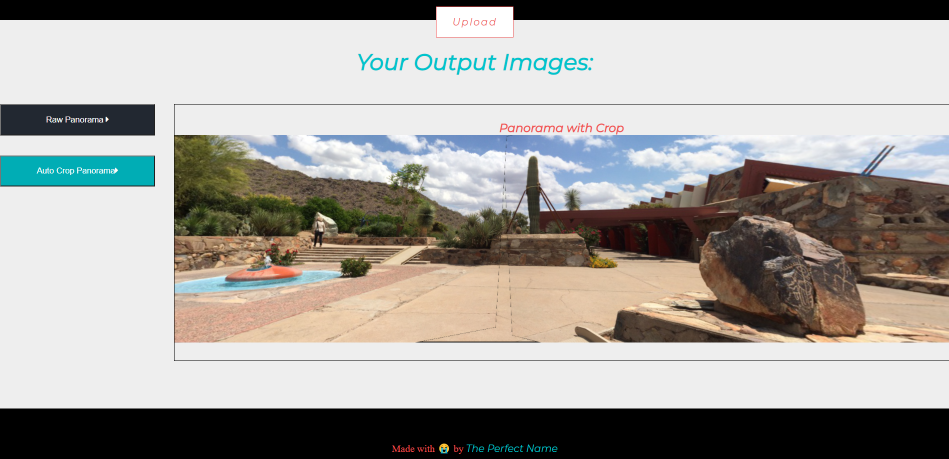
#> input picture sample.png, 1898 x 918 px (shown at 1/2 size); its folder holds only this picture in this run; the run also reads 1 picture not shown here
$ python test.py . sample.png sample.png   (older library calls are emulated)
#> lines starting #> are read from the running program, lines starting #| are printed output that depends on the picture; after the words box and inside, x2 and y2 are one past the last pixel; in counts of white or black regions, pixels touching at a corner belong together
import os
import sys
import cv2
import math
import numpy as np
import imutils

from numpy import linalg


class Stitch(object):

    def __init__(self, image_dir, key_frame, output_dir, img_filter=None):
        '''
        image_dir: 'directory' containing all images
        key_frame: 'dir/name.jpg' of the base image
        output_dir: 'directory' where to save output images
        optional:
           img_filter = 'JPG'; None->Take all images
        '''
#> called with image_dir = '.', key_frame = 'sample.png', output_dir = 'sample.png'

        self.key_frame_file = os.path.split(key_frame)[-1]
        print(self.key_frame_file)
        self.output_dir = output_dir
        print(os.path.split(key_frame))
        print(os.listdir(image_dir))
        print(key_frame)


        # Open the directory given in the arguments
        self.dir_list = []
        try:
            self.dir_list = os.listdir(image_dir)
            if img_filter:
                # remove all files that doen't end with .[image_filter]
                self.dir_list = list(filter(lambda x: x.find(img_filter) > -1, self.dir_list))
            try: #remove Thumbs.db, is existent (windows only)
                self.dir_list.remove('.DS_Store')
            except ValueError:
                pass


        except:
            # print >> sys.stderr, ("Unable to open directory: %s" % image_dir)
            sys.exit(-1)

        self.dir_list = map(lambda x: os.path.join(image_dir, x), self.dir_list)

        self.dir_list = list(filter(lambda x: x != key_frame, self.dir_list))

        base_img_rgb = cv2.imread(key_frame)
#> base_img_rgb is the input picture: shape (918, 1898, 3); mean B, G, R 155.6, 160.1, 163
        if base_img_rgb.all() == None:
            raise IOError("%s doesn't exist" %key_frame)

        final_img = self.stitch(base_img_rgb, 0)
#> in stitch, `base_img = cv2.GaussianBlur(cv2.cvtColor(base_img_rgb,cv2.COLOR_BGR2GR..`:
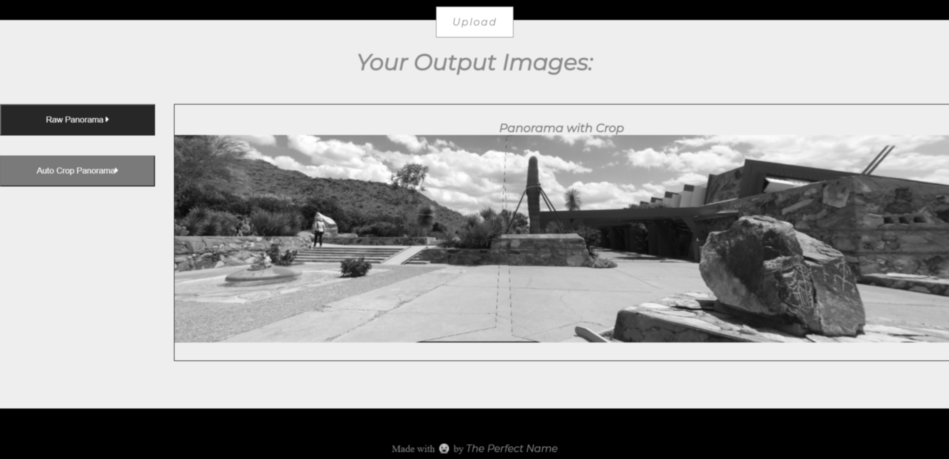
#> base_img: shape (918, 1898) (shown at 1/2 size); min 0, max 255, mean 160.4
#> in stitch, `base_features, base_descs = detector.detectAndCompute(base_img, None)`: base_features = 2660 keypoints; strongest (x, y, size): (214, 238, 4.3), (273, 238, 47.9), (888, 895, 12.8), (880, 21, 12.1)
#> in stitch, `next_features, next_descs = detector.detectAndCompute(next_img, None)`: next_features has the same summary as base_features
#> in stitch, `matches = matcher.knnMatch(next_descs, trainDescriptors=base_descs, k=2)`: matches = 2660 matches


    def filter_matches(self, matches, ratio = 0.75):
        filtered_matches = []
        for m in matches:
            if len(m) == 2 and m[0].distance < m[1].distance * ratio:
                filtered_matches.append(m[0])

        return filtered_matches

    def imageDistance(self, matches):

        sumDistance = 0.0

        for match in matches:

            sumDistance += match.distance

        return sumDistance

    def findDimensions(self, image, homography):
        base_p1 = np.ones(3, np.float32)
        base_p2 = np.ones(3, np.float32)
        base_p3 = np.ones(3, np.float32)
        base_p4 = np.ones(3, np.float32)

        (y, x) = image.shape[:2]

        base_p1[:2] = [0,0]
        base_p2[:2] = [x,0]
        base_p3[:2] = [0,y]
        base_p4[:2] = [x,y]

        max_x = None
        max_y = None
        min_x = None
        min_y = None

        for pt in [base_p1, base_p2, base_p3, base_p4]:

            hp = np.matrix(homography, np.float32) * np.matrix(pt, np.float32).T

            hp_arr = np.array(hp, np.float32)

            normal_pt = np.array([hp_arr[0]/hp_arr[2], hp_arr[1]/hp_arr[2]], np.float32)

            if ( max_x == None or normal_pt[0,0] > max_x ):
                max_x = normal_pt[0,0]

            if ( max_y == None or normal_pt[1,0] > max_y ):
                max_y = normal_pt[1,0]

            if ( min_x == None or normal_pt[0,0] < min_x ):
                min_x = normal_pt[0,0]

            if ( min_y == None or normal_pt[1,0] < min_y ):
                min_y = normal_pt[1,0]

        min_x = min(0, min_x)
        min_y = min(0, min_y)

        return (min_x, min_y, max_x, max_y)


    def stitch(self, base_img_rgb, round=0):

        if (len(self.dir_list) < 1):
            return base_img_rgb


        base_img = cv2.GaussianBlur(cv2.cvtColor(base_img_rgb,cv2.COLOR_BGR2GRAY), (5,5), 0)

        # Use the SIFT feature detector
        detector = cv2.xfeatures2d.SIFT_create()

        # Find key points in base image for motion estimation
        base_features, base_descs = detector.detectAndCompute(base_img, None)

        # Parameters for nearest-neighbor matching
        FLANN_INDEX_KDTREE = 1
        flann_params = dict(algorithm = FLANN_INDEX_KDTREE,
            trees = 5)
        matcher = cv2.FlannBasedMatcher(flann_params, {})

        # print "Iterating through next images..."

        closestImage = None

        next_img_path = self.dir_list[0]
        # print next_img_path
        # print "Reading %s..." % next_img_path

        # Read in the next image...
        next_img_rgb = cv2.imread(next_img_path)
        next_img = cv2.GaussianBlur(cv2.cvtColor(next_img_rgb,cv2.COLOR_BGR2GRAY), (5,5), 0)

        # print "\t Finding points..."

        # Find points in the next frame
        next_features, next_descs = detector.detectAndCompute(next_img, None)

        matches = matcher.knnMatch(next_descs, trainDescriptors=base_descs, k=2)

        # print "\t Match Count: ", len(matches)

        matches_subset = self.filter_matches(matches)
#> after the loop in filter_matches, `for m in matches:`: filtered_matches = 2650 matches

        # print "\t Filtered Match Count: ", len(matches_subset)

        distance = self.imageDistance(matches_subset)

        # print "\t Distance from Key Image: ", distance

        averagePointDistance = distance/float(len(matches_subset))

        # print "\t Average Distance: ", averagePointDistance

        kp1 = []
        kp2 = []

        for match in matches_subset:
            kp1.append(base_features[match.trainIdx])
            kp2.append(next_features[match.queryIdx])

        p1 = np.array([k.pt for k in kp1])
        p2 = np.array([k.pt for k in kp2])

        H, status = cv2.findHomography(p1, p2, cv2.RANSAC, 5.0)
        # print '%d / %d  inliers/matched' % (np.sum(status), len(status))

        inlierRatio = float(np.sum(status)) / float(len(status))

        if ( closestImage == None or inlierRatio > closestImage['inliers'] ):
            closestImage = {}
            closestImage['h'] = H
            closestImage['inliers'] = inlierRatio
            closestImage['dist'] = averagePointDistance
            closestImage['path'] = next_img_path
            closestImage['rgb'] = next_img_rgb
            closestImage['img'] = next_img
            closestImage['feat'] = next_features
            closestImage['desc'] = next_descs
            closestImage['match'] = matches_subset

        # print "Closest Image: ", closestImage['path']
        # print "Closest Image Ratio: ", closestImage['inliers']

        self.dir_list = list(filter(lambda x: x != closestImage['path'], self.dir_list))

        H = closestImage['h']
        H = H / H[2,2]
        H_inv = linalg.inv(H)

        if ( closestImage['inliers'] > 0.1 ): # and

            (min_x, min_y, max_x, max_y) = self.findDimensions(closestImage['rgb'], H_inv)

            # Adjust max_x and max_y by base img size
            max_x = max(max_x, base_img.shape[1])
            max_y = max(max_y, base_img.shape[0])

            move_h = np.matrix(np.identity(3), np.float32)

            if ( min_x < 0 ):
                move_h[0,2] += -min_x
                max_x += -min_x

            if ( min_y < 0 ):
                move_h[1,2] += -min_y
                max_y += -min_y

            # print "Homography: \n", H
            # print "Inverse Homography: \n", H_inv
            # print "Min Points: ", (min_x, min_y)

            mod_inv_h = move_h * H_inv

            img_w = int(math.ceil(max_x))
            img_h = int(math.ceil(max_y))

            # print "New Dimensions: ", (img_w, img_h)

            # crop edges
            # print "Cropping..."
            base_h, base_w, base_d = base_img_rgb.shape
            next_h, next_w, next_d = closestImage['rgb'].shape

            base_img_rgb = base_img_rgb[5:(base_h-5),5:(base_w-5)]
            closestImage['rgb'] = closestImage['rgb'][5:(next_h-5),5:(next_w-5)]


            # Warp the new image given the homography from the old image
            base_img_warp = cv2.warpPerspective(base_img_rgb, move_h, (img_w, img_h))
            # print "Warped base image"

            # utils.showImage(base_img_warp, scale=(0.2, 0.2), timeout=1000, save=True, title="base_img_warp")
            # cv2.destroyAllWindows()

            next_img_warp = cv2.warpPerspective(closestImage['rgb'], mod_inv_h, (img_w, img_h))

            # print "Warped next image"

            # utils.showImage(next_img_warp, scale=(0.2, 0.2), timeout=1000, save=True, title="next_img_warp")
            # cv2.destroyAllWindows()

            # Put the base image on an enlarged palette
            enlarged_base_img = np.zeros((img_h, img_w, 3), np.uint8)

            # [8 lines of commented-out code are left out]
            (ret,data_map) = cv2.threshold(cv2.cvtColor(next_img_warp, cv2.COLOR_BGR2GRAY),
                0, 255, cv2.THRESH_BINARY)

            # add base image
            enlarged_base_img = cv2.add(enlarged_base_img, base_img_warp,
                mask=np.bitwise_not(data_map),
                dtype=cv2.CV_8U)

            # add next image
            final_img = cv2.add(enlarged_base_img, next_img_warp,
                dtype=cv2.CV_8U)

            # Crop black edge
            final_gray = cv2.cvtColor(final_img, cv2.COLOR_BGR2GRAY)
            _, thresh = cv2.threshold(final_gray, 1, 255, cv2.THRESH_BINARY)
            contours = cv2.findContours(thresh, cv2.RETR_EXTERNAL, cv2.CHAIN_APPROX_NONE)
            # print "Found %d contours..." % (len(contours))

            max_area = 0
            best_rect = (0,0,0,0)

            cnt = imutils.grab_contours(contours)
            cnt = max(cnt, key = cv2.contourArea)

            x,y,w,h = cv2.boundingRect(cnt)

            deltaHeight = h-y
            deltaWidth = w-x

            area = deltaHeight * deltaWidth

            if ( area > max_area and deltaHeight > 0 and deltaWidth > 0):
                max_area = area
                best_rect = (x,y,w,h)

            if ( max_area > 0 ):
                final_img_crop = final_img[best_rect[1]:best_rect[1]+best_rect[3],
                        best_rect[0]:best_rect[0]+best_rect[2]]

                final_img = final_img_crop

            # output
            final_filename = "%s/%d.JPG" % (self.output_dir, round)

            cv2.imshow('output', final_img)
            cv2.waitKey(0)
            cv2.destroyAllWindows()
            cv2.imwrite('output-test2.jpg', final_img)

            return self.stitch(final_img, round+1)

        else:

            return self.stitchImages(base_img_rgb, round+1)


 # ----------------------------------------------------------------------------
if __name__ == '__main__':
    if ( len(sys.argv) < 4 ):
        print ("Usage: %s <image_dir> <key_frame> <output>" % sys.argv[0])
        sys.exit(-1)

    Stitch(sys.argv[1], sys.argv[2], sys.argv[3])
#> after the loop in imageDistance, `for match in matches:`: sumDistance = 0
#> after the loop in stitch, `for match in matches_subset:`: kp1 = 2650 keypoints; strongest (x, y, size): (214, 238, 4.3), (273, 238, 47.9), (888, 895, 12.8), (880, 21, 12.1); kp2 has the same summary as kp1
#> in stitch, `p1 = np.array([k.pt for k in kp1])`: p1 = 2650 pairs, first value 13.6 to 1890.8, second value 20.94 to 905.1
#> in stitch, `p2 = np.array([k.pt for k in kp2])`: p2 has the same summary as p1
#> in stitch, `H, status = cv2.findHomography(p1, p2, cv2.RANSAC, 5.0)`: H = [[1, -2.41e-16, 2e-12], [-3.58e-16, 1, 1.13e-12], [-9.79e-19, -6.3e-19, 1]]; status = 2650 values from 1 to 1
#> in stitch, `inlierRatio = float(np.sum(status)) / float(len(status))`: inlierRatio = 1
#> in stitch, `self.dir_list = list(filter(lambda x: x != closestImage['path'], self...`: self.dir_list = ['./test.py']
#> in stitch, `H_inv = linalg.inv(H)`: H_inv = [[1, 2.41e-16, -2e-12], [3.58e-16, 1, -1.13e-12], [9.79e-19, 6.3e-19, 1]]
#> the loop in findDimensions, `for pt in [base_p1, base_p2, base_p3, base_p4]: ` made 4 passes
#> (hp_arr, max_x) on pass 2: ([1898, -4.47e-13, 1], 1898)
#> (hp_arr, max_y) on pass 3: ([-1.78e-12, 918, 1], 918)
#> after the loop in findDimensions, `for pt in [base_p1, base_p2, base_p3, base_p4]:`: max_x = 1898; max_y = 918; min_x = -2e-12; min_y = -1.13e-12
#> in stitch, `(min_x, min_y, max_x, max_y) = self.findDimensions(closestImage['rgb']..`: min_x = -2e-12; min_y = -1.13e-12; max_x = 1898; max_y = 918
#> in stitch, `mod_inv_h = move_h * H_inv`: mod_inv_h = [[1, 2.41e-16, 3.26e-20], [3.58e-16, 1, 2.69e-20], [9.79e-19, 6.3e-19, 1]]
#> in stitch, `img_w = int(math.ceil(max_x))`: img_w = 1898
#> in stitch, `img_h = int(math.ceil(max_y))`: img_h = 918
#> in stitch, `base_img_rgb = base_img_rgb[5:(base_h-5),5:(base_w-5)]`:
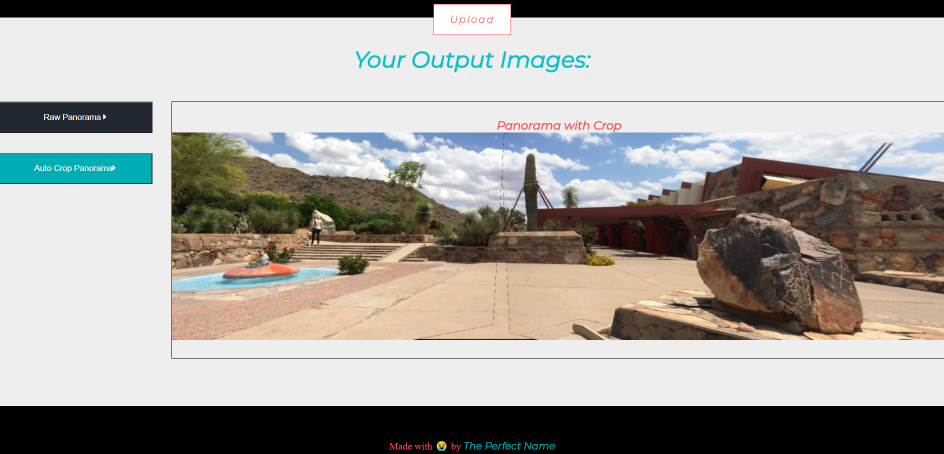
#> base_img_rgb: shape (908, 1888, 3) (shown at 1/2 size); mean B, G, R 157.3, 161.8, 164.7
#> in stitch, `base_img_warp = cv2.warpPerspective(base_img_rgb, move_h, (img_w, img_..`:
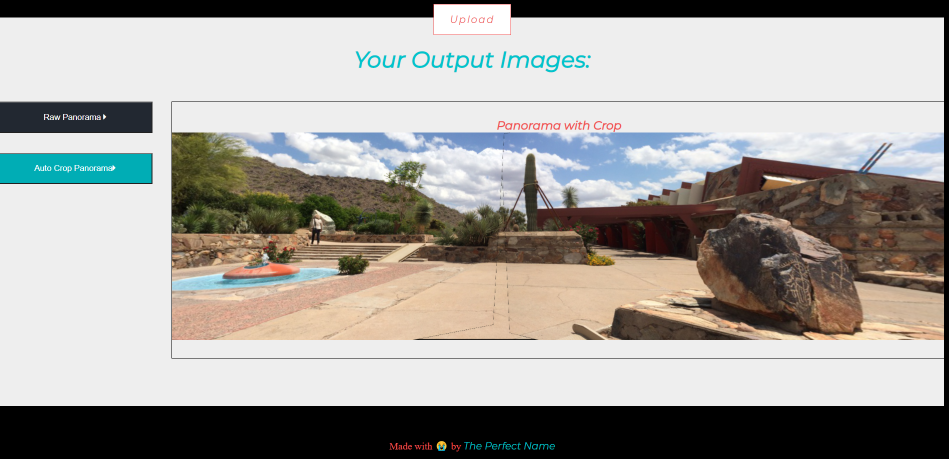
#> base_img_warp: shape (918, 1898, 3) (shown at 1/2 size); mean B, G, R 154.7, 159.2, 162.1
#> in stitch, `(ret,data_map) = cv2.threshold(cv2.cvtColor(next_img_warp, cv2.COLOR_B..`:
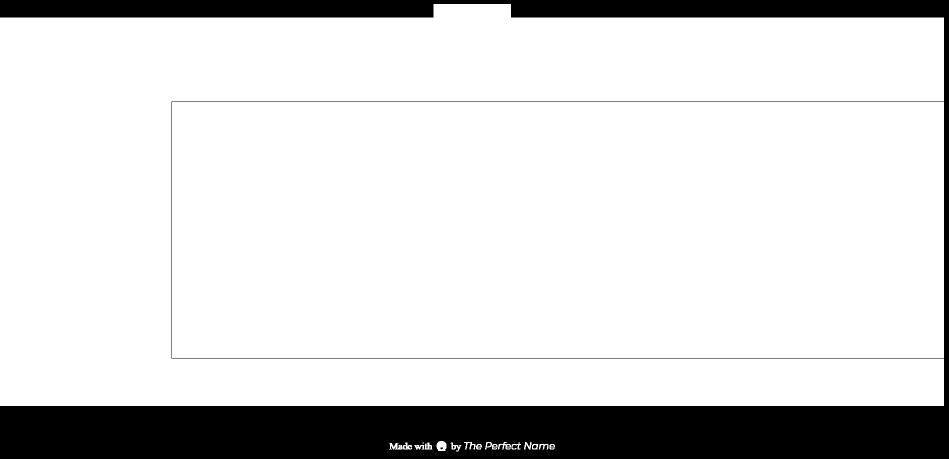
#> data_map: shape (918, 1898) (shown at 1/2 size); 84.4% white; 17 black regions (14 under 20 px), largest, box (x1, y1, x2, y2) and area: (0, 0, 1898, 918) 272407, (974, 886, 981, 893) 40, (1066, 890, 1073, 897) 40
#> in stitch, `final_gray = cv2.cvtColor(final_img, cv2.COLOR_BGR2GRAY)`:
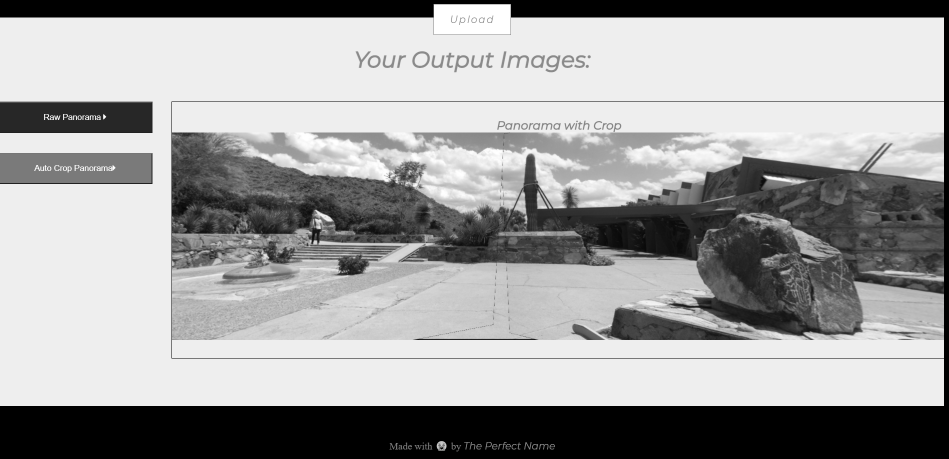
#> final_gray: shape (918, 1898) (shown at 1/2 size); min 0, max 255, mean 159.6
#> in stitch, `_, thresh = cv2.threshold(final_gray, 1, 255, cv2.THRESH_BINARY)`: thresh: shape (918, 1898); 84.3% white; 14 black regions (11 under 20 px)
#> in stitch, `contours = cv2.findContours(thresh, cv2.RETR_EXTERNAL, cv2.CHAIN_APPRO..`: contours = 19 contours, 1 with area under 20; largest, box (x1, y1, x2, y2) and area: (344, 204, 1888, 716) 788473, (0, 8, 1888, 812) 672797, (873, 882, 893, 902) 310, (778, 885, 824, 899) 255, (970, 884, 995, 899) 180
#> in stitch, `cnt = imutils.grab_contours(contours)`: cnt has the same summary as contours
#> in stitch, `cnt = max(cnt, key = cv2.contourArea)`: cnt = contour of 4108 points, box (x1, y1, x2, y2) (344, 204, 1888, 716), area 788473
#> in stitch, `x,y,w,h = cv2.boundingRect(cnt)`: x = 344; y = 204; w = 1544; h = 512
#> in stitch, `deltaHeight = h-y`: deltaHeight = 308
#> in stitch, `deltaWidth = w-x`: deltaWidth = 1200
#> in stitch, `area = deltaHeight * deltaWidth`: area = 369600
#> in stitch, `best_rect = (x,y,w,h)`: best_rect = (344, 204, 1544, 512)
#> in stitch, `final_img_crop = final_img[best_rect[1]:best_rect[1]+best_rect[3], bes..`:
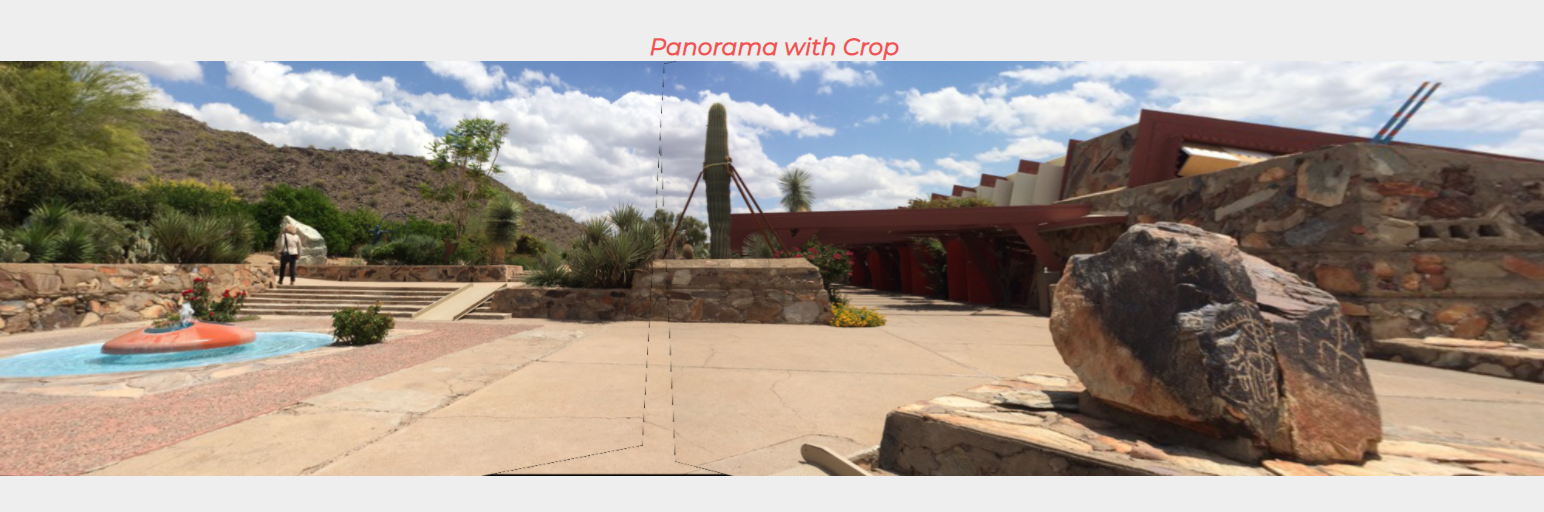
#> final_img_crop: shape (512, 1544, 3); mean B, G, R 143, 153.3, 164.5
#> call 2 of stitch, with round = 1
#> in stitch (call 2), `base_img = cv2.GaussianBlur(cv2.cvtColor(base_img_rgb,cv2.COLOR_BGR2GR..`:
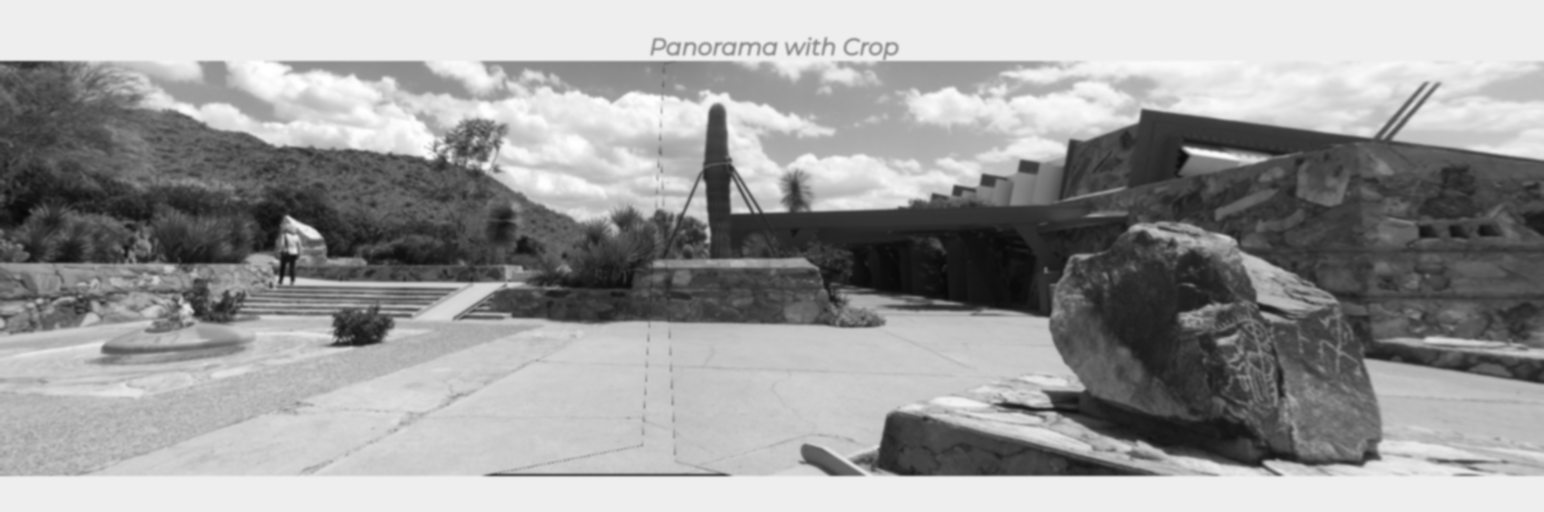
#> base_img: shape (512, 1544); min 7, max 255, mean 155.5
#> in stitch (call 2), `base_features, base_descs = detector.detectAndCompute(base_img, None)`: base_features = 1938 keypoints; strongest (x, y, size): (911, 446, 46.2), (312, 233, 8.1), (717, 116, 13), (286, 280, 4.8)
#> in stitch (call 2), `next_img_path = self.dir_list[0]`: next_img_path = './test.py'
#> (the run stopped early here; a loop or call above may not have finished)
